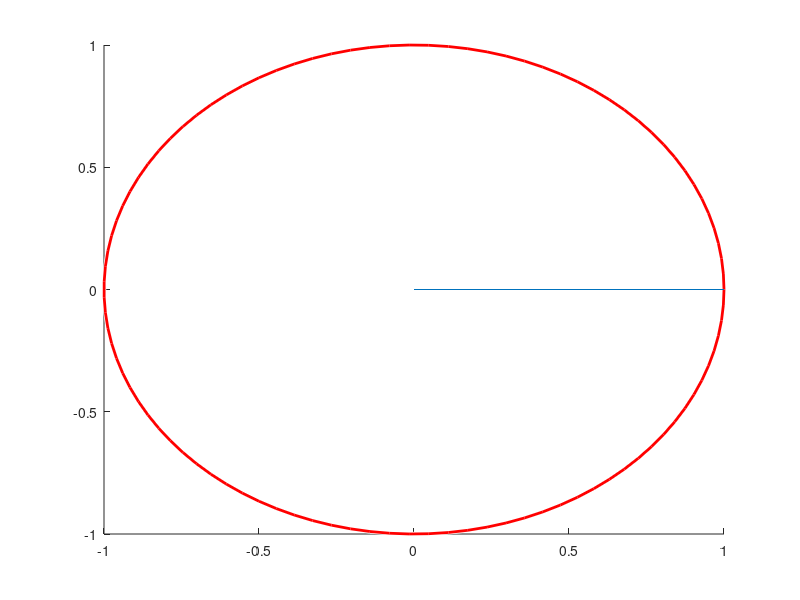

The MATLAB source for this figure: (Note: this script raises an error after producing the figure.)
clear
clf

%define state
m_1 = 1; 
m_2 = 1; 
l_1 = 0.5; 
l_2 = 0.5;
total_t = 1.2;
t_wait = 0.1;
t_init = 0;
tspan = [t_init t_init+t_wait];
y0 = [pi/2 pi/2 0 0];
error = [0 0 0 0];     

moment_1 = 3/(m_1*l_1^2);
moment_2 = 3/(m_2*l_2^2);
y_forced =[0;0]; 
round = 1;

axis_l = l_1+l_2;
axis([-axis_l axis_l -axis_l axis_l])

%circle radius that can be clicked
center = [0, 0];
radius = l_1+l_2;
viscircles(center, radius);


x1 = [0 l_1*sin(y0(1))]; %x-coordinates for first pendulum
y1 = [0 -l_1*cos(y0(1))]; %y-coordinates for first pendulum
x2 = [l_1*sin(y0(1)) l_1*sin(y0(1))+l_2*sin(y0(2))];
y2 = [-l_1*cos(y0(1)) -l_1*cos(y0(1))-l_2*cos(y0(2))];
p1 = line(x1, y1);
p2 = line(x2, y2);

mv = 1;
num_ens = 100; %number of controllers to test

pos_ens = zeros(2, num_ens); % 'y' estimated position
t_ens = zeros(num_ens, 1);


%while loop should run without resetting goal until error (distance between
%goal and actual position) is minimized to value = 0.01
while(1)
    
    if ( rem(round, 150) == 1 || norm(mean(error, 2)) < 0.01)
        round = 1;
        %user-input/goal
        [x_g, y_g] = ginput(1);
        goal_pos = [x_g; y_g];
        %control
        mv = 1;
        % 'x' control input
    end
    %round = round + 1;
    
    %creating ensemble of controllers
    tic 
    %tstart = tic;
    u_ens = repmat(y_forced, 1, num_ens)+mv*randn(2, num_ens); 
    for index = (1:num_ens)
        u_forced = [u_ens(1,index);u_ens(2, index)];
        [~, y] = ode45(@(t, y) odefcn(y,l_1, l_2, m_1, m_2,u_forced), [0 0.05], y0);%position the pendulum would be with given control
        %y(:,1:2) = atan2(sin(y(:,1:2)),cos(y(:,1:2)));
        yend = y(end, :); %final position in theta
        x_pos = l_1*sin(yend(1))+l_2*sin(yend(2));
        y_pos = -l_1*cos(yend(1))-l_2*cos(yend(2));
%         dist = sqrt((x_pos-x_g).^2+(y_pos-y_g).^2);
%         t_i = find(min(dist));    
%         t_ens(i) = t_i; for changine time, try later
        pos_ens(:, index) = [x_pos, y_pos];
    end
    %t_for = toc(tstart)
    hold off
    v_control = zeros(2, num_ens);
    con_ens = [v_control;u_ens];
    %Remember, covariances from difference of var. from mean
    mean_pos = mean(pos_ens, 2);
    mu_pos_ens = pos_ens - mean_pos;
    
    error_ens = goal_pos - pos_ens + 0.05*randn(2,  num_ens); %E (error) = Z - y
    
    %singular value decomposition of mu_pos_ens
    [u_pos, s_pos, v_pos] = svd(mu_pos_ens);
    spr = rank(s_pos); 
    %only first 2 rows of s vector matters
    u_pos = u_pos(:, 1:spr);
    s_pos = s_pos(:, 1:spr);
    v_pos = v_pos(1:spr, 1:spr);
    
    con_ens = con_ens * (eye(num_ens) + mu_pos_ens' * u_pos * ...
        pinv( s_pos.^2 + max(.05^2, min(diag(s_pos)).^2)) * u_pos' * error_ens);
    
    u_ens = con_ens(3:4, :);
    mean_control = median(u_ens, 2);
    mv = diag(std(u_ens,[],2));
    
    
    %Plot
    hold on
    plot(x_g, y_g, 'rx');
    hold off
    plot(pos_ens(1,:), pos_ens(2,:), 'bx'); %predicted locations
    
    y_forced = mean_control;
    [t, y] = ode45(@(t, y) odefcn(y,l_1, l_2, m_1, m_2, y_forced),[0 0.0025], y0);
    num_points = length(y);
    
    t_1 = y(end, 1);
    t_2 = y(end, 2);
    
    theta1 = y(:, 1);
    theta2 = y(:, 2);

    x1 = l_1*sin(theta1); %x-coordinates for first pendulum
    y1 = -l_1*cos(theta1); %y-coordinates for first pendulum
    x2 = x1+l_2*sin(theta2);
    y2 = y1-l_2*cos(theta2);
        pts = [0 0; x1 y1; x2 y2;];
        
    
    
    
%     %track
%     hold on
%     plot(pos_ens(1,1),pos_ens(2,1), 'go')
%     plot(pos_ens(1,2),pos_ens(2,2), 'ro')
%     hold off
    
    
    for pt = 1:num_points
        delete(p1);
        delete(p2);
        
        hold on; 
        plot(0, 0, 'bx');
        axis([-axis_l axis_l -axis_l axis_l])
        plot(x_g, y_g, 'rx');
        hold off
        x_1 = [0 x1(pt)];
        y_1 = [0 y1(pt)];
        x_2 = [x1(pt) x2(pt)];
        y_2 = [y1(pt) y2(pt)];
        p1 = line(x_1, y_1);
        p2 = line(x_2, y_2);
        drawnow
    end
    
    y0 = y(end, :);
    x2_f = l_1*sin(y0(1))+l_2*sin(y0(2));
    y2_f = -l_1*cos(y0(1))-l_2*cos(y0(2));
    error = [x2_f, y2_f]' - goal_pos;
    
end